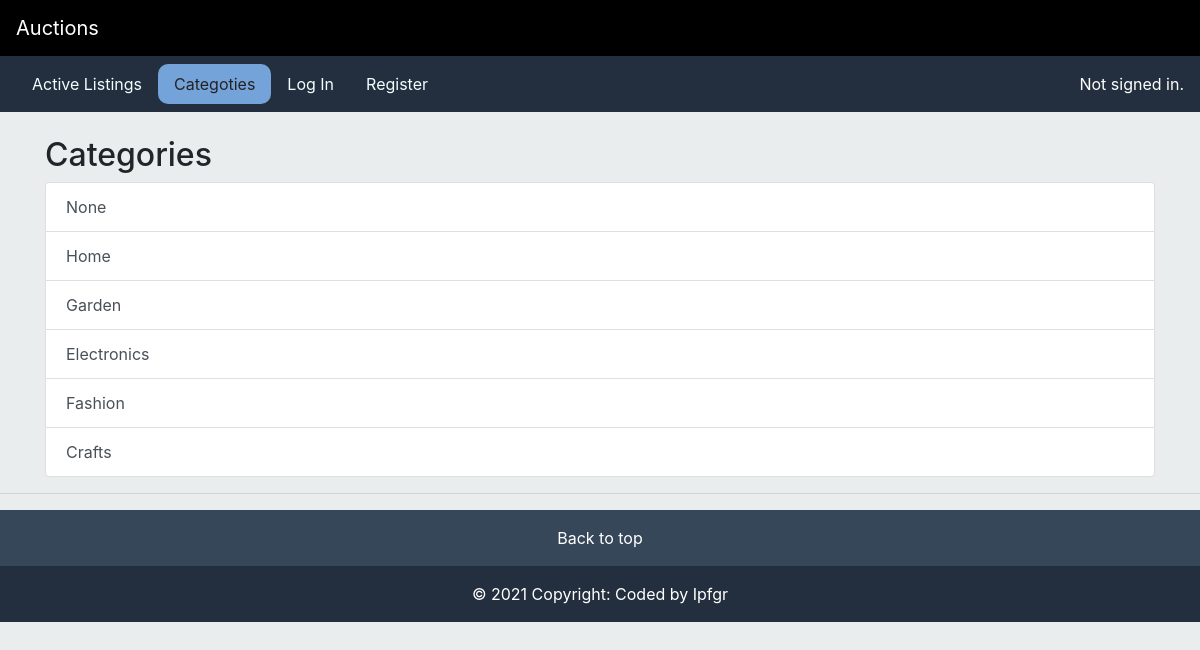
The page /categories on the database its author committed.
### auctions/models.py (models this page shows, shortened)
class Category(models.Model):
    class Meta:
        verbose_name_plural = "categories"
    id = models.AutoField(primary_key=True)
    categories=models.CharField(max_length=64, default="None")

### auctions/views.py (the view)
# urls.py: path("categories", views.categories, name="categories"),
def categories(request):
    catlist = Category.objects.all()
    return render(request, "auctions/categories.html", {"categories": catlist})

### auctions/templates/auctions/categories.html
{% extends 'auctions/layout.html' %}
{% block categories_active %}nav-active{% endblock %}
{%block body%}
<div class="container">
  <h2 class="text-left">Categories</h2>
  <div class="list-group">
    {%for c in categories%}
    <a href="category/{{c.categories}}" class="list-group-item list-group-item-action">{{c.categories}}</a>
    {%endfor%}
  </div>
</div>
<hr />
{% endblock %}

### auctions/static/auctions/styles.css (style rules this page uses)
body { padding: 0px; background-color:#EAEDED; }
a { color: azure; }

### rows shown on the page
Category: categories "None"
Category: categories "Home"
Category: categories "Garden"
Category: categories "Electronics"
Category: categories "Fashion"
Category: categories "Crafts"
